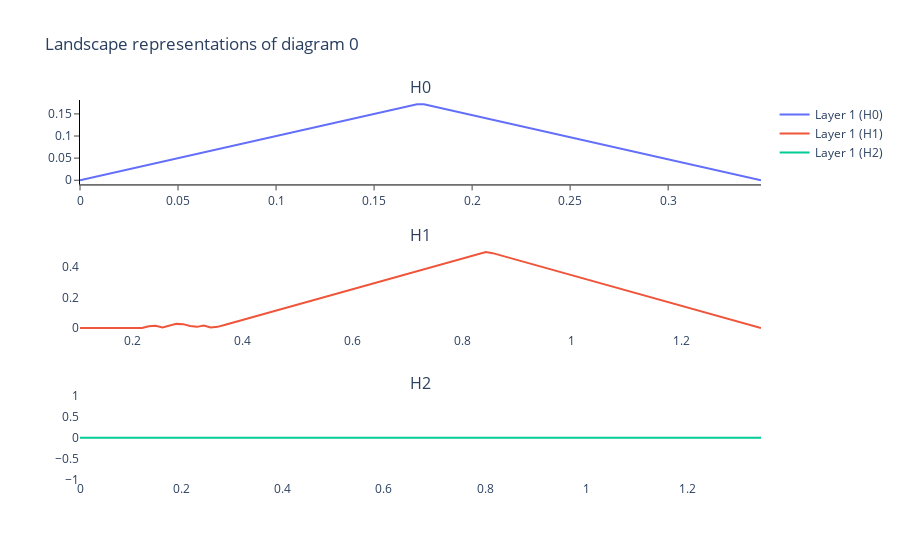

Notebook source saved alongside this figure:
### Code cell
persistence_landscape3 = PL.fit_transform(persistence_diagram3)

PL.plot(persistence_landscape3)
